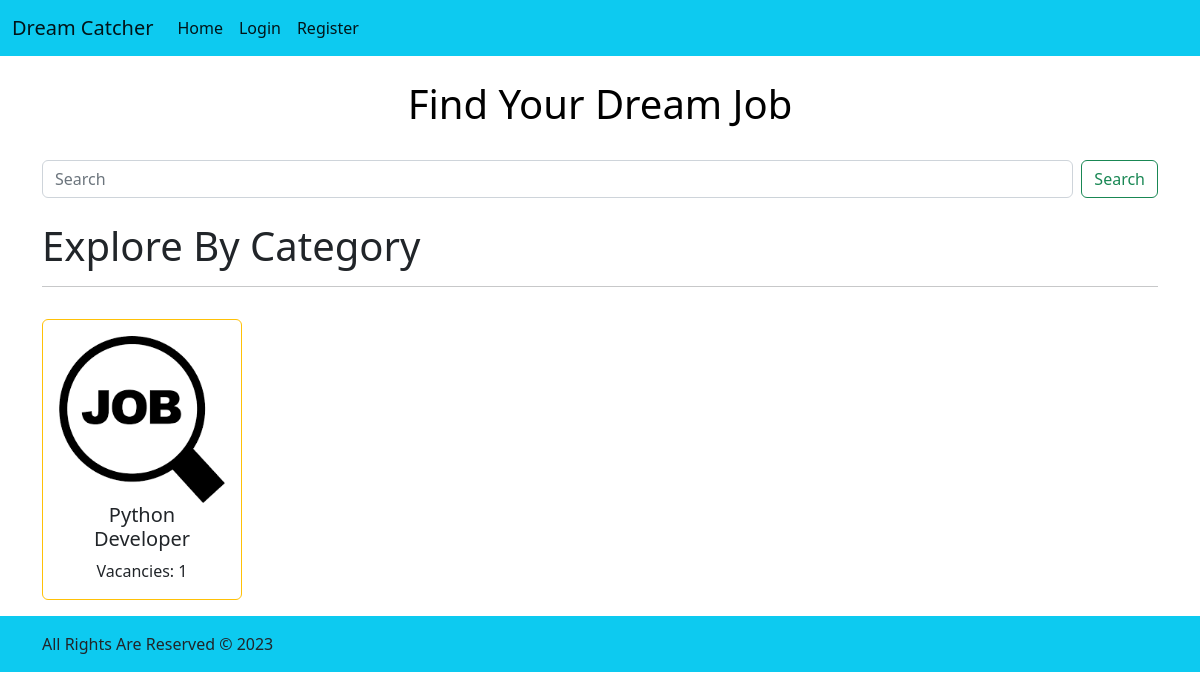
The page / on the database its author committed.
### core/models.py (models this page shows, shortened)
class Category(models.Model):
    name = models.CharField(max_length=64)
    no_of_vacancy = models.IntegerField()
    image = models.ImageField(
        upload_to="core/category/image/", default="default/logo.png"
    )
    parent = models.ForeignKey("self", on_delete=models.CASCADE, blank=True, null=True)

### core/views.py (the view)
# urls.py: path("", views.HomeView.as_view(),name="home"),
class HomeView(views.TemplateView):
    template_name = "core/home.html"
    def get_context_data(self, **kwargs):
        context = super().get_context_data(**kwargs)
        catergories = models.Category.objects.all()
        context["categories"] = catergories
        context.update(common_data)
        return context

### templates/core/home.html (shortened to what this page needs)
{% extends 'base.html' %} {% block content %}
<br />
<div class="container">
  <div class="text-black text-center">
    <h1>Find Your Dream Job</h1>
  </div>
  <br />
  <div>
    <form action="{% url 'core:search' %}" class="d-flex" method="get" role="search">
      <input
        class="form-control me-2"
        type="search"
        name="keyword"
        placeholder="Search"
        aria-label="Search"
      />
      <button class="btn btn-outline-success" type="submit">Search</button>
    </form>
  </div>
</div>
<br />
<div class="container-lg d-flex flex-column gap-3 pb-3">
  <div class="row">
    <div class="col">
      <h1>Explore By Category</h1>
      <hr />
    </div>
  </div>
  <div class="row row-cols-2">
    {% for category in categories %}
    <div class="col">
        <a href="{% url 'core:jobpost_list_by_category' category.id %}" class="link">
            <div
            class="card text-center border-warning"
            style="width: 200px; height: auto"
            >
            <div class="card-body">
                <img src="{{category.image}}" class="card-img-top" alt="..." />
                <h5 class="card-title">{{category.name}}</h5>
                <p class="card-text">Vacancies: {{category.no_of_vacancy}}</p>
            </div>
        </a>
      </div>
    </div>
    {% empty%}
    <div class="col">
      <div class="card_body">
        <h5 class="card-title">No category found!</h5>
      </div>
    </div>
    {% endfor %}
  </div>
{% endblock content %}

### static/css/style.css (style rules this page uses)
.link { color: inherit; text-decoration: none; transition: all 0.5s ease-in-out; }

### rows shown on the page
Category: image (picture), name "Python Developer", no_of_vacancy "1"
